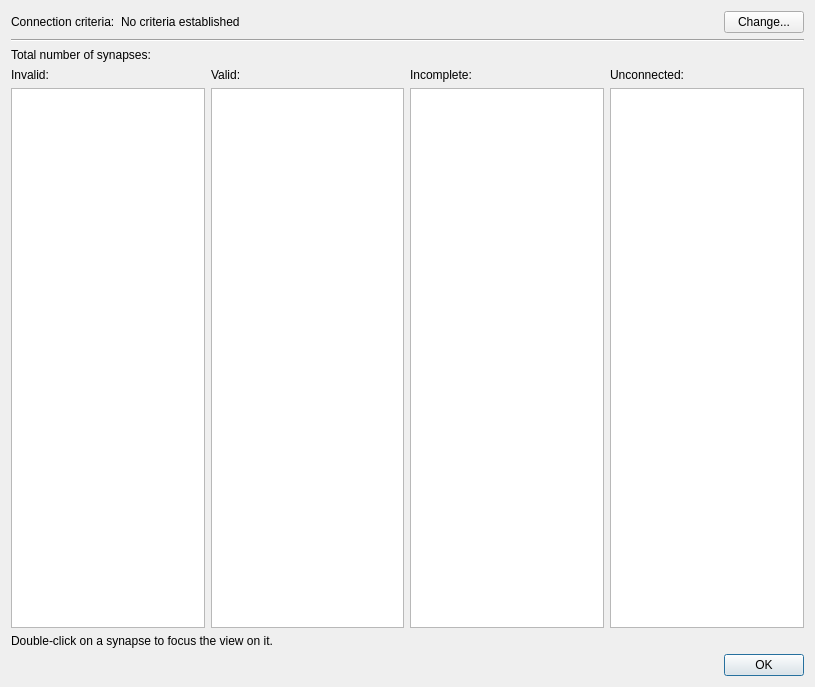
<?xml version="1.0" encoding="UTF-8"?>
<ui version="4.0">
 <class>ConnectionCountDialog</class>
 <widget class="QDialog" name="ConnectionCountDialog">
  <property name="geometry">
   <rect>
    <x>0</x>
    <y>0</y>
    <width>815</width>
    <height>687</height>
   </rect>
  </property>
  <property name="windowTitle">
   <string>Synapse Connections Count</string>
  </property>
  <property name="windowIcon">
   <iconset resource="../../rsc/espina.qrc">
    <normaloff>:/espina/espina.svg</normaloff>:/espina/espina.svg</iconset>
  </property>
  <layout class="QVBoxLayout" name="verticalLayout" stretch="0,0,0,1,0,0">
   <item>
    <layout class="QHBoxLayout" name="horizontalLayout_7" stretch="0,1,0">
     <item>
      <widget class="QLabel" name="label_4">
       <property name="text">
        <string>Connection criteria:</string>
       </property>
      </widget>
     </item>
     <item>
      <widget class="QLabel" name="m_criteriaLabel">
       <property name="text">
        <string>No criteria established</string>
       </property>
      </widget>
     </item>
     <item>
      <widget class="QPushButton" name="m_changeButton">
       <property name="text">
        <string>Change...</string>
       </property>
      </widget>
     </item>
    </layout>
   </item>
   <item>
    <widget class="Line" name="line_3">
     <property name="orientation">
      <enum>Qt::Horizontal</enum>
     </property>
    </widget>
   </item>
   <item>
    <layout class="QHBoxLayout" name="horizontalLayout_2" stretch="0,1">
     <item>
      <widget class="QLabel" name="label">
       <property name="text">
        <string>Total number of synapses:</string>
       </property>
      </widget>
     </item>
     <item>
      <widget class="QLabel" name="m_totalLabel">
       <property name="text">
        <string/>
       </property>
      </widget>
     </item>
    </layout>
   </item>
   <item>
    <layout class="QHBoxLayout" name="horizontalLayout">
     <item>
      <layout class="QVBoxLayout" name="m_invalidLayout">
       <item>
        <layout class="QHBoxLayout" name="horizontalLayout_6" stretch="0,1">
         <item>
          <widget class="QLabel" name="m_invalidTextLabel">
           <property name="text">
            <string>Invalid:</string>
           </property>
          </widget>
         </item>
         <item>
          <widget class="QLabel" name="m_invalidLabel">
           <property name="text">
            <string/>
           </property>
          </widget>
         </item>
        </layout>
       </item>
       <item>
        <widget class="QListWidget" name="m_invalidList"/>
       </item>
      </layout>
     </item>
     <item>
      <layout class="QVBoxLayout" name="verticalLayout_2">
       <item>
        <layout class="QHBoxLayout" name="horizontalLayout_3" stretch="0,1">
         <item>
          <widget class="QLabel" name="label_2">
           <property name="text">
            <string>Valid:</string>
           </property>
          </widget>
         </item>
         <item>
          <widget class="QLabel" name="m_fullLabel">
           <property name="text">
            <string/>
           </property>
          </widget>
         </item>
        </layout>
       </item>
       <item>
        <widget class="QListWidget" name="m_fullList"/>
       </item>
      </layout>
     </item>
     <item>
      <layout class="QVBoxLayout" name="verticalLayout_3">
       <item>
        <layout class="QHBoxLayout" name="horizontalLayout_4" stretch="0,1">
         <item>
          <widget class="QLabel" name="m_halfConnected">
           <property name="text">
            <string>Incomplete:</string>
           </property>
          </widget>
         </item>
         <item>
          <widget class="QLabel" name="m_halfLabel">
           <property name="text">
            <string/>
           </property>
          </widget>
         </item>
        </layout>
       </item>
       <item>
        <widget class="QListWidget" name="m_halfList"/>
       </item>
      </layout>
     </item>
     <item>
      <layout class="QVBoxLayout" name="verticalLayout_4">
       <item>
        <layout class="QHBoxLayout" name="horizontalLayout_5" stretch="0,1">
         <item>
          <widget class="QLabel" name="m_noConnected">
           <property name="text">
            <string>Unconnected:</string>
           </property>
          </widget>
         </item>
         <item>
          <widget class="QLabel" name="m_noneLabel">
           <property name="text">
            <string/>
           </property>
          </widget>
         </item>
        </layout>
       </item>
       <item>
        <widget class="QListWidget" name="m_noneList"/>
       </item>
      </layout>
     </item>
    </layout>
   </item>
   <item>
    <widget class="QLabel" name="label_3">
     <property name="text">
      <string>Double-click on a synapse to focus the view on it.</string>
     </property>
    </widget>
   </item>
   <item>
    <widget class="QDialogButtonBox" name="buttonBox">
     <property name="orientation">
      <enum>Qt::Horizontal</enum>
     </property>
     <property name="standardButtons">
      <set>QDialogButtonBox::Ok</set>
     </property>
    </widget>
   </item>
  </layout>
 </widget>
 <resources>
  <include location="../../rsc/espina.qrc"/>
 </resources>
 <connections>
  <connection>
   <sender>buttonBox</sender>
   <signal>accepted()</signal>
   <receiver>ConnectionCountDialog</receiver>
   <slot>close()</slot>
   <hints>
    <hint type="sourcelabel">
     <x>248</x>
     <y>254</y>
    </hint>
    <hint type="destinationlabel">
     <x>157</x>
     <y>274</y>
    </hint>
   </hints>
  </connection>
 </connections>
</ui>
